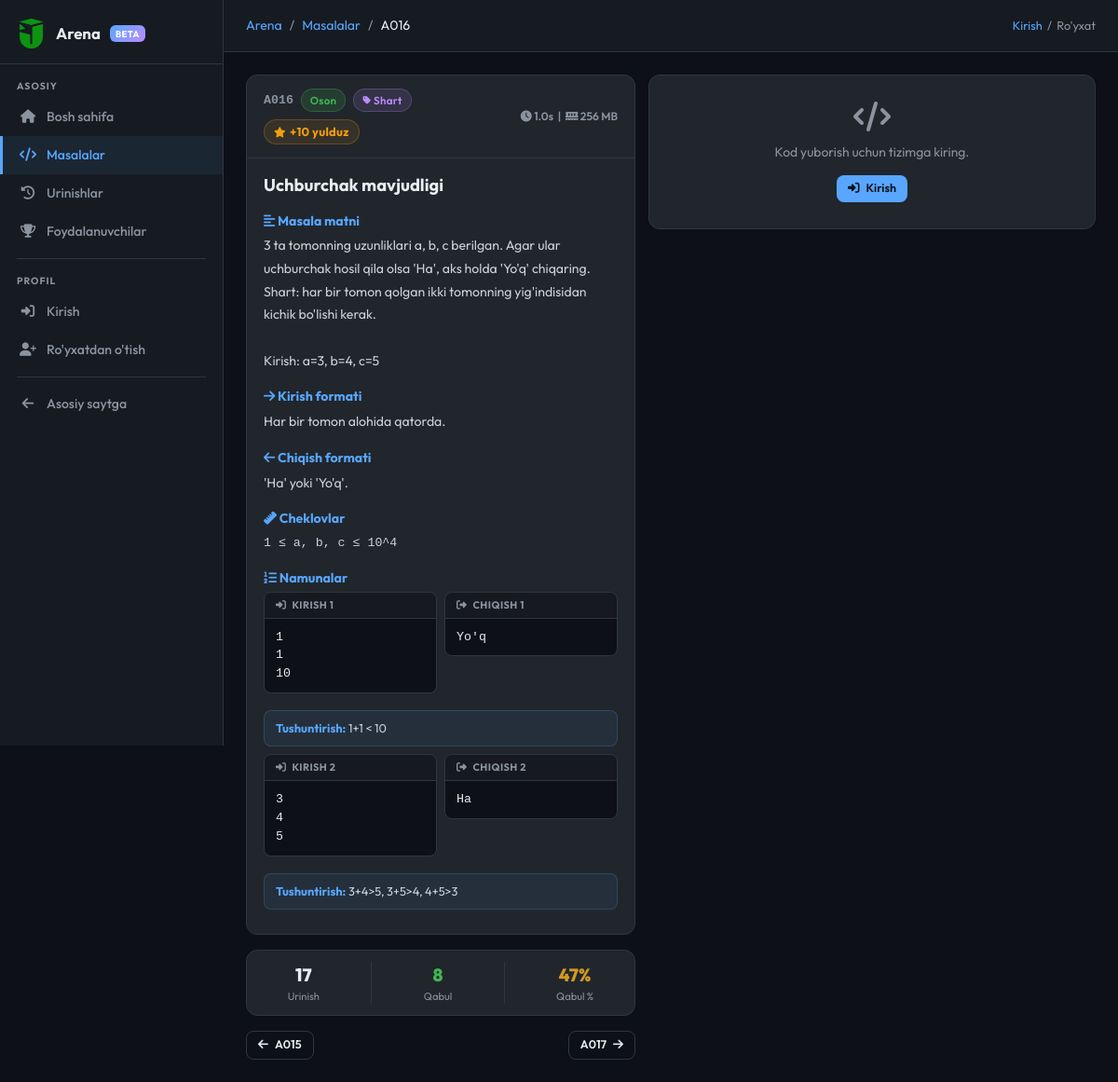
Before: /arena/problems/16 with the older database file.
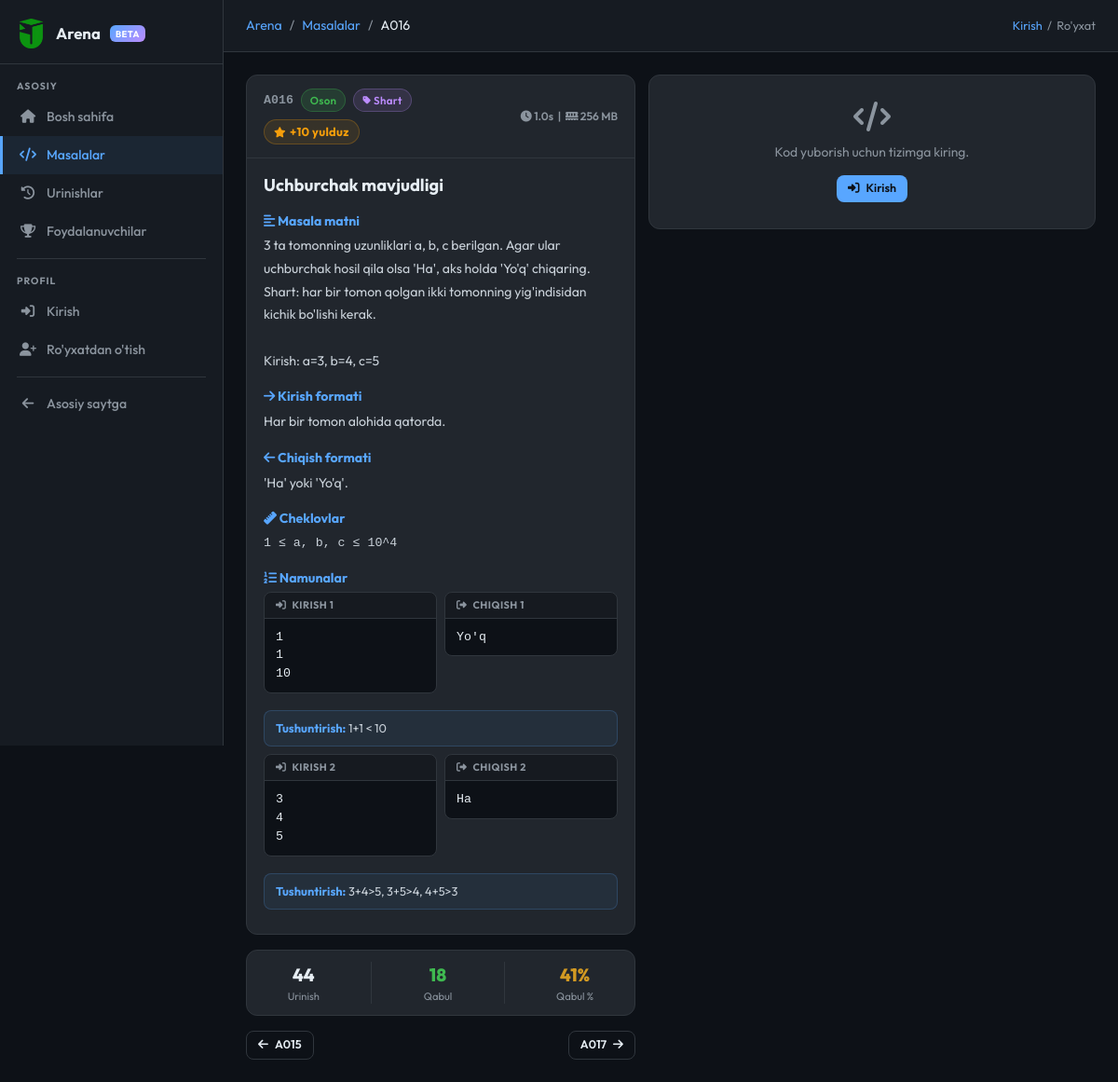
After: the same page with the newer database file.
### models.py (models this page shows)
class ArenaProblem(db.Model):
    __tablename__ = 'arena_problems'
    id = db.Column(db.Integer, primary_key=True)
    code = db.Column(db.String(10), unique=True, nullable=False)  # A001, M005
    title = db.Column(db.String(200), nullable=False)
    description = db.Column(db.Text, nullable=False)
    input_format = db.Column(db.Text, default='')
    output_format = db.Column(db.Text, default='')
    constraints = db.Column(db.Text, default='')
    examples = db.Column(db.Text, default='[]')  # JSON: [{input, output, explanation}]
    hidden_tests = db.Column(db.Text, default='[]')  # JSON: [{input, output}] — foydalanuvchiga ko'rsatilmaydi
    difficulty = db.Column(db.String(10), default='easy')   # easy / medium / hard
    category = db.Column(db.String(50), default='general')
    correct_answer = db.Column(db.Text, default='')          # for auto-grading
    time_limit = db.Column(db.Float, default=1.0)            # seconds (display)
    memory_limit = db.Column(db.Integer, default=256)        # MB (display)
    is_active = db.Column(db.Boolean, default=True)
    created_at = db.Column(db.DateTime, default=tashkent_now)
    accepted_count = db.Column(db.Integer, default=0)
    submission_count = db.Column(db.Integer, default=0)
    submissions = db.relationship('ArenaSubmission', backref='problem', lazy='dynamic')
    __table_args__ = (
        db.Index('ix_arena_problem_difficulty', 'difficulty'),
        db.Index('ix_arena_problem_category', 'category'),
        db.Index('ix_arena_problem_active', 'is_active'),
    )

### routes/arena.py (the view)
@arena_bp.route('/problems/<int:pid>')
def problem_detail(pid):
    problem = ArenaProblem.query.filter_by(id=pid, is_active=True).first_or_404()
    try:
        examples = json.loads(problem.examples or '[]')
    except (ValueError, TypeError):
        examples = []
    uid = session.get('arena_user_id')
    my_subs = []
    already_solved = False
    if uid:
        my_subs = (ArenaSubmission.query
                   .filter_by(user_id=uid, problem_id=pid)
                   .order_by(ArenaSubmission.submitted_at.desc())
                   .limit(10).all())
        already_solved = any(s.status == 'AC' for s in my_subs)
    prev_p = (ArenaProblem.query.filter_by(is_active=True)
              .filter(ArenaProblem.code < problem.code)
              .order_by(ArenaProblem.code.desc()).first())
    next_p = (ArenaProblem.query.filter_by(is_active=True)
              .filter(ArenaProblem.code > problem.code)
              .order_by(ArenaProblem.code.asc()).first())
    return render_template('arena/problem_detail.html',
                           problem=problem,
                           examples=examples,
                           my_subs=my_subs,
                           already_solved=already_solved,
                           prev_p=prev_p,
                           next_p=next_p)

### routes/arena.py (called while the page is built)
def _current_user():
    uid = session.get('arena_user_id')
    if not uid:
        return None
    return ArenaUser.query.get(uid)

def _is_arena_admin():
    u = _current_user()
    return u is not None and u.username.lower() == ARENA_ADMIN_USERNAME

@arena_bp.context_processor
def _inject():
    u = _current_user()
    if u:
        u.last_seen = tashkent_now()
        try:
            db.session.commit()
        except Exception:
            db.session.rollback()
    return dict(arena_user=u, is_arena_admin=_is_arena_admin())

### templates/arena/problem_detail.html (shortened to what the changed rows need)
{% extends "arena/base.html" %}
{% block breadcrumb %}
  <li class="breadcrumb-item"><a href="{{ url_for('arena.problems') }}">Masalalar</a></li>
  <li class="breadcrumb-item active">{{ problem.code }}</li>
{% endblock %}
{% block content %}
<div class="pd-wrap">
  <div>
    <div class="ar-card mb-3">
      {% set prob_stars = {'easy': 10, 'medium': 25, 'hard': 50}[problem.difficulty] if problem.difficulty in ('easy','medium','hard') else 10 %}
      <div class="ar-card-header justify-content-between">
        <div class="d-flex align-items-center gap-2 flex-wrap">
          <span style="font-family:'Courier New',monospace; color:var(--ar-muted); font-size:.83rem;">{{ problem.code }}</span>
          <span class="ar-badge badge-{{ problem.difficulty }}">
            {% if problem.difficulty == 'easy' %}Oson{% elif problem.difficulty == 'medium' %}O'rta{% else %}Qiyin{% endif %}
          </span>
          {% if problem.category %}
          <span class="ar-badge" style="background:rgba(188,140,255,.12); color:var(--ar-purple); border:1px solid rgba(188,140,255,.25);">
            <i class="fas fa-tag" style="font-size:.6rem; margin-right:3px;"></i>{{ problem.category }}
          </span>
          {% endif %}
          <span title="Bu masalani to'liq yechsangiz {{ prob_stars }} yulduz olasiz"
                style="display:inline-flex; align-items:center; gap:4px; font-size:.8rem;
                       color:#f59e0b; background:rgba(245,158,11,.1);
                       border:1px solid rgba(245,158,11,.25); border-radius:20px;
                       padding:3px 10px; font-weight:700; letter-spacing:.3px;">
            <i class="fas fa-star" style="font-size:.7rem;"></i>
            +{{ prob_stars }} yulduz
          </span>
        </div>
        <div style="font-size:.75rem; color:var(--ar-muted); white-space:nowrap;">
          <i class="fas fa-clock"></i> {{ problem.time_limit }}s &nbsp;|&nbsp;
          <i class="fas fa-memory"></i> {{ problem.memory_limit }} MB
        </div>
      </div>
      <div class="ar-card-body">
        <h2 style="font-size:1.15rem; font-weight:700; margin:0 0 14px;">{{ problem.title }}</h2>
        <div class="problem-body">
          <h3><i class="fas fa-align-left"></i> Masala matni</h3>
          <p style="white-space:pre-wrap;">{{ problem.description }}</p>
          {% if problem.input_format %}
          <h3><i class="fas fa-arrow-right"></i> Kirish formati</h3>
          <p>{{ problem.input_format }}</p>
          {% endif %}
          {% if problem.output_format %}
          <h3><i class="fas fa-arrow-left"></i> Chiqish formati</h3>
          <p>{{ problem.output_format }}</p>
          {% endif %}
          {% if problem.constraints %}
          <h3><i class="fas fa-ruler"></i> Cheklovlar</h3>
          <p style="font-family:'Courier New',monospace; font-size:.83rem;">{{ problem.constraints }}</p>
          {% endif %}
          {% if examples %}
          <h3><i class="fas fa-list-ol"></i> Namunalar</h3>
          {% for ex in examples %}
          <div class="row g-2 mb-2">
            <div class="col-6">
            </div>
            <div class="col-6">
            </div>
            {% if ex.explanation %}
            <div class="col-12">
            </div>
            {% endif %}
          </div>
          {% endfor %}
          {% endif %}
        </div>
      </div>
    </div>
    <div class="ar-card mb-3">
      <div class="ar-card-body" style="padding:12px 16px;">
        <div class="d-flex justify-content-around text-center">
          <div>
            <div style="font-size:1.2rem; font-weight:800; color:var(--ar-text);">{{ problem.submission_count }}</div>
            <div style="font-size:.7rem; color:var(--ar-muted);">Urinish</div>
          </div>
          <div>
            <div style="font-size:1.2rem; font-weight:800; color:var(--ar-green);">{{ problem.accepted_count }}</div>
            <div style="font-size:.7rem; color:var(--ar-muted);">Qabul</div>
          </div>
          <div>
            <div style="font-size:1.2rem; font-weight:800; color:var(--ar-yellow);">
              {% if problem.submission_count %}{{ (problem.accepted_count/problem.submission_count*100)|round|int }}%{% else %}—{% endif %}
            </div>
            <div style="font-size:.7rem; color:var(--ar-muted);">Qabul %</div>
          </div>
        </div>
      </div>
    </div>
  </div>
</div>
{% endblock %}

Changed rows visible on the page:
changed ArenaProblem "Uchburchak mavjudligi": submission_count "17" → "44"; accepted_count "8" → "18"; accepted_count+submission_count "47" → "41"
